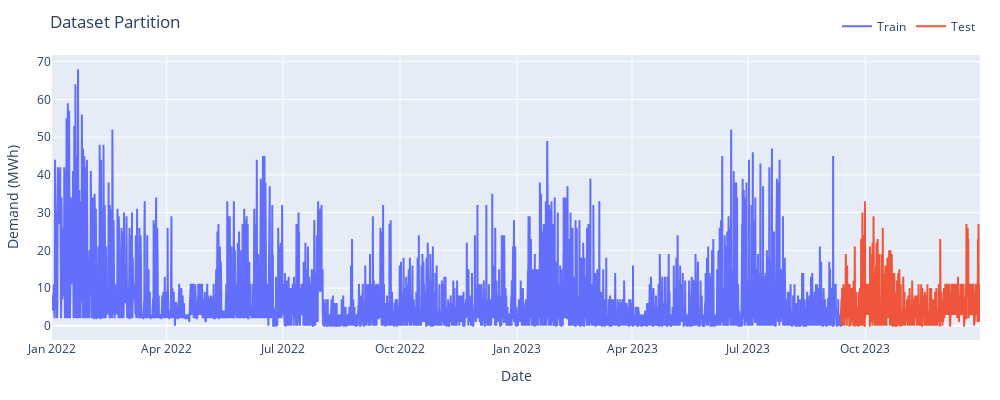

The notebook cell saved with this chart:
### Code cell
fig = go.Figure()
fig.add_trace(go.Scatter(x=X_train.index, y=X_train["Demand"], mode="lines", name="Train"))
fig.add_trace(go.Scatter(x=X_test.index, y=X_test["Demand"], mode="lines", name="Test"))
fig.update_layout(
    title = "Dataset Partition",
    xaxis_title = "Date",
    yaxis_title ="Demand (MWh)",
    width = 1000,
    height = 400,
    margin = dict(l=30, r=20, t=35, b=60),
    legend = dict(
        orientation = "h",
        yanchor = "bottom",
        y = 1.05,
        xanchor = "right",
        x=1
    )
)
fig.show()

### Figure 1 — Plotly figure (JSON) as saved in the notebook; plotly's stock layout.template omitted (floating-point values rounded to 4 significant figures; data arrays with more than 128 entries replaced by an {"elided": "..."} marker saying what was removed)
{"data": [{"mode": "lines", "name": "Train", "type": "scatter", "x": {"elided": "59406 str values"}, "y": {"elided": "59406 float values"}}, {"mode": "lines", "name": "Test", "type": "scatter", "x": {"elided": "10483 str values"}, "y": {"elided": "10483 float values"}}], "layout": {"height": 400, "legend": {"orientation": "h", "x": 1, "xanchor": "right", "y": 1.05, "yanchor": "bottom"}, "margin": {"b": 60, "l": 30, "r": 20, "t": 35}, "title": {"text": "Dataset Partition"}, "width": 1000, "xaxis": {"title": {"text": "Date"}}, "yaxis": {"title": {"text": "Demand (MWh)"}}}}
